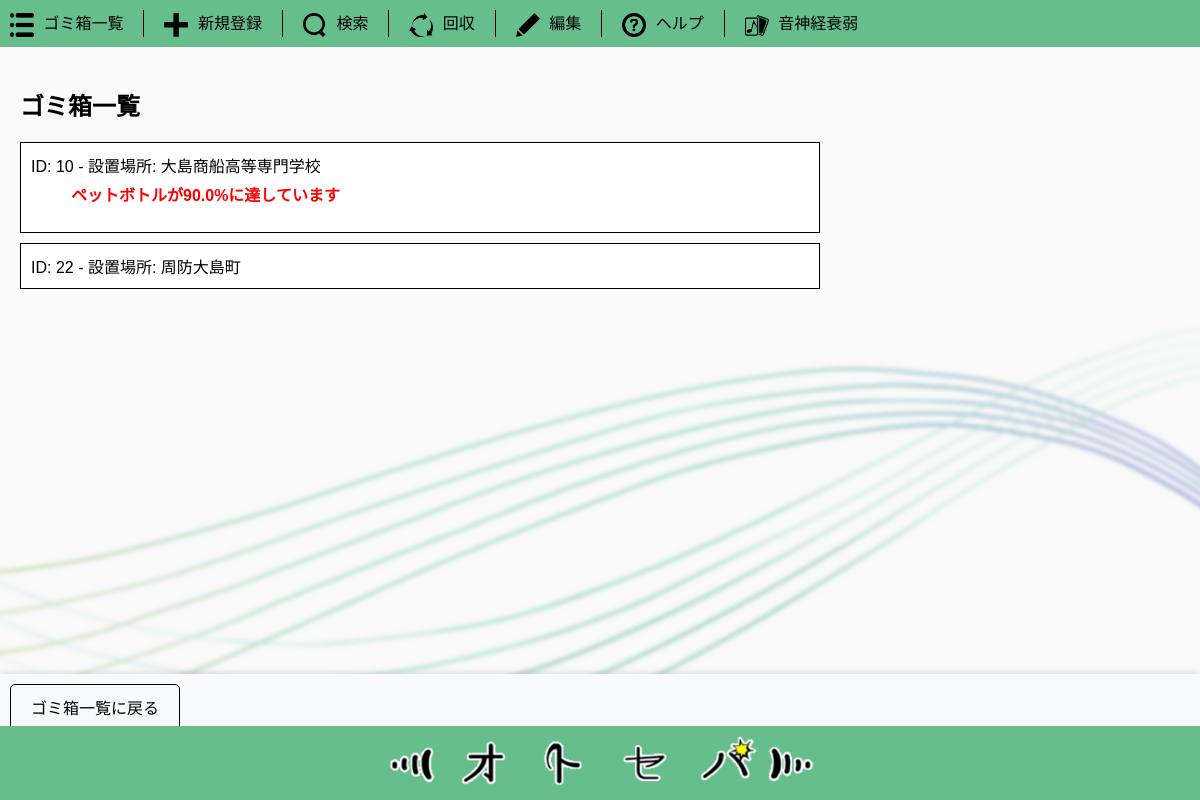
Before: / with the older database file.
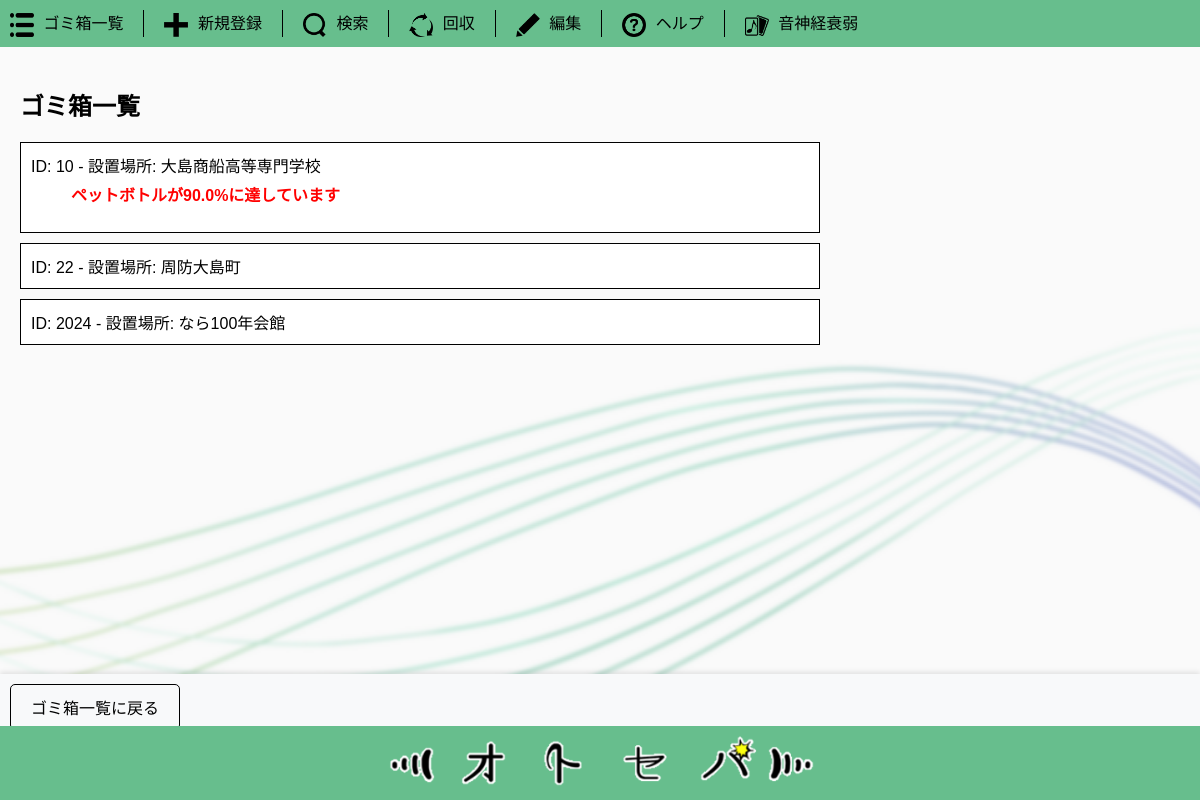
After: the same page with the newer database file.
### tables this page shows
CREATE TABLE bins (
                id TEXT PRIMARY KEY,
                location TEXT NOT NULL
            );

### app.py (the view)
@app.route('/')
def index():
    try:
        conn = get_db() # データベース接続を取得
        cursor = conn.cursor()
        cursor.execute("SELECT * FROM bins")
        bins = cursor.fetchall()
        notifications = [] # 通知リストを初期化
        for bin in bins:
            cursor.execute("SELECT type, count FROM garbage WHERE bin_id = ?", (bin[0],))
            garbage_data = cursor.fetchall()
            cursor.execute("SELECT type, capacity FROM capacities WHERE bin_id = ?", (bin[0],))
            capacity_data = cursor.fetchall()
            percentages = percentage(garbage_data, capacity_data)
            message = [
                f"{garbage_type}が{percentage:.1f}%に達しています"
                for garbage_type, _, _, percentage in percentages if percentage >= 80
            ]
            notifications.append((bin, message))
    except sqlite3.Error as e:
        logging.error(f"ゴミ箱 取得エラー: {e}") # エラーをログに記録
        notifications = [] # エラー時通知リストを空にする
    return render_template('index.html', bins=notifications)

### app.py (called while the page is built)
def get_db():
    if 'db' not in g:
        try:
            g.db = sqlite3.connect(DATABASE) # データベースに接続
        except sqlite3.Error as e:
            logging.error(f"データベース接続エラー: {e}") # エラーをログに記録
            raise
    return g.db

def percentage(garbage_data, capacity_data):
    capacities = {row[0]: row[1] for row in capacity_data} # 容量データを辞書に変換
    percentages = []
    for garbage_type, count in garbage_data:
        capacity = capacities.get(garbage_type, 1)  # 0除算対策でデフォルト値を1に設定
        percentage = (count / capacity) * 100 # パーセンテージ計算
        percentages.append((garbage_type, count, capacity, percentage)) # 結果をリストに追加
    return percentages

@app.teardown_appcontext
def close_connection(exception):
    db = g.pop('db', None) # グローバルオブジェクトからデータベース接続を取得
    if db is not None:
        db.close() # データベース接続を閉じる

### templates/index.html
{% extends 'layout.html' %}
{% block content %}
<h2>ゴミ箱一覧</h2>
<div class="bin-list">
    {% for bin, notifications in bins %}
        <div class="bin-item">
            <a href="{{ url_for('bin_details', bin_id=bin[0]) }}">
                ID: {{ bin[0] }} - 設置場所: {{ bin[1] }}
            </a>
            {% if notifications %}
                <ul class="notifications">
                    {% for notification in notifications %}
                        <li class="notification-item">{{ notification }}</li>
                    {% endfor %}
                </ul>
            {% endif %}
        </div>
    {% endfor %}
</div>
{% endblock %}

### templates/layout.html (shortened to what this page needs)
<!DOCTYPE html>
<html lang="ja">
<head>
    <link rel="stylesheet" href="{{ url_for('static', filename='css/styles.css') }}">
</head>
<body>
    <header>
        <nav>
            <ul class="menu">
                <li><a href="{{ url_for('index') }}"><img src="{{ url_for('static', filename='icons/list_display.svg') }}" alt="List Display" class="nav-icon"> ゴミ箱一覧</a></li>
                <li><a href="{{ url_for('new_bin') }}"><img src="{{ url_for('static', filename='icons/new_registration.svg') }}" alt="New Registration" class="nav-icon"> 新規登録</a></li>
                <li><a href="{{ url_for('search_bin') }}"><img src="{{ url_for('static', filename='icons/search.svg') }}" alt="Search" class="nav-icon"> 検索</a></li>
                <li><a href="{{ url_for('reset_garbage') }}"><img src="{{ url_for('static', filename='icons/reset_garbage.svg') }}" alt="Reset garbage" class="nav-icon"> 回収</a></li>
                <li><a href="{{ url_for('edit_bin') }}"><img src="{{ url_for('static', filename='icons/edit_bin.svg') }}" alt="Edit Bin" class="nav-icon"> 編集</a></li>
                <li><a href="{{ url_for('help') }}"><img src="{{ url_for('static', filename='icons/help.svg') }}" alt="Help" class="nav-icon"> ヘルプ</a></li>
                <li><a href="{{ url_for('memory_game') }}"><img src="{{ url_for('static', filename='icons/memory_game.svg') }}" alt="Memory Game" class="nav-icon"> 音神経衰弱</a></li>
            </ul>
        </nav>
    </header>
    <main>
        {% block content %}{% endblock %}
    </main>
    <nav class="bottom-navigation">
        <a href="{{ url_for('index') }}" class="back-button">ゴミ箱一覧に戻る</a>
    </nav>
    <footer>
        <img src="{{ url_for('static', filename='images/logo.png') }}" alt="Logo" class="footer-logo">
    </footer>
</body>
</html>

### static/css/styles.css (style rules this page uses)
html, body { height: 100%; margin: 0; padding: 0; box-sizing: border-box; }
body { font-family: Arial, sans-serif; overflow-x: hidden; overflow-y: auto; background-image: url('/static/images/background3.png'); background-size: cover; background-position: center; background-repeat: no-repeat; }
body::after { content: ""; display: block; height: 60px; }
header { background-color: #67be8d; color: #fff; padding: 10px; position: relative; }
nav { display: flex; justify-content: space-between; align-items: center; }
nav ul { list-style: none; margin: 0; padding: 0; display: flex; align-items: center; }
nav ul li { margin-right: 20px; position: relative; display: flex; align-items: center; }
nav ul li img { width: 24px; height: 24px; margin-right: 5px; }
nav ul li a { color: #000; text-decoration: none; }
nav ul li a img { width: 24px; height: 24px; vertical-align: middle; }
main { padding: 20px; margin-bottom: 60px; background-color: transparent; }
footer { background-color: #67be8d; color: #fff; text-align: center; padding: 10px; position: fixed; bottom: 0; width: 100%; }
footer img { max-width: 100%; height: auto; max-height: 50px; }
.bin-list { margin: 20px 0; max-width: 800px; }
.bin-list a { color: inherit; text-decoration: none; }
.bin-item { border: 1px solid #000; background-color: #fff; padding: 10px; margin-bottom: 10px; position: relative; }
.bin-item a { text-decoration: none; color: inherit; display: block; width: 100%; height: 100%; }
.menu { display: flex; }
@media (min-width: 769px) { nav ul li + li { border-left: 1px solid #000; padding-left: 20px; } }
.notifications { margin-top: 5px; color: red; font-weight: bold; }
.notification-item { list-style: none; }
.bottom-navigation { position: fixed; bottom: 60px; left: 0; right: 0; background-color: #f8f9fa; text-align: center; padding: 10px; box-shadow: 0 -2px 5px rgba(0, 0, 0, 0.1); }
.back-button { display: inline-block; padding: 10px 20px; font-size: 16px; color: black; text-decoration: none; border: 1px solid black; border-radius: 5px; transition: background-color 0.3s, color 0.3s; }

Changed rows visible on the page:
added bins: id "2024", location "なら100年会館"
